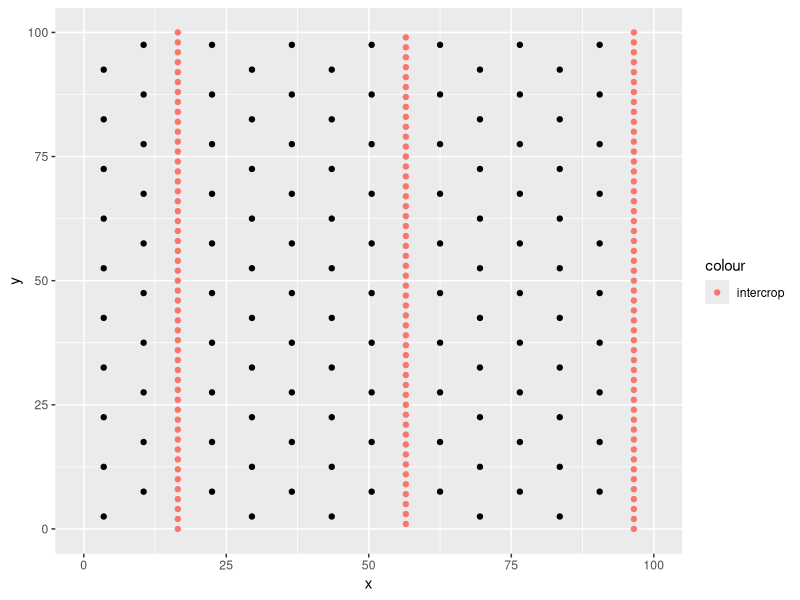

Here is the R script that generated this plot:
# Load packages -----------------------------------------------------------
packs <- c("lubridate", "stringr", 'tidyverse','viridis','data.table','yaml','png','cowplot','magick')
InstIfNec<-function (pack) {
  if (!do.call(require,as.list(pack))) {
    do.call(install.packages,as.list(pack))  }
  do.call(require,as.list(pack)) }
lapply(packs, InstIfNec)

# inputs ------------------------------------------------------------------


myTheme=theme_minimal() %+replace% 
  theme( 
    panel.background = element_rect(fill = "white", 
                                    colour = NA), panel.border = element_rect(fill = NA, 
                                                                              colour = "grey20"),
    text = element_text( face = "plain",  size = 14,
                         angle = 0, lineheight = 0.9),
    plot.title = element_text(size = rel(1.2)),
    axis.text = element_text(face = "plain", size = 10)
  )

# function ----------------------------------------------------------------

# nbRow=10
# nbCol=10

#' Function to generate OPS  and visualization of the designs
#'
#' @param dist_intra distance within row of palm trees (m)
#' @param dist_inter distance between rows of palm trees (m)
#' @param dist_intercrop distance between multiple rows of palm trees (m), for intercropping 
#' @param designType type of design (square,square2,quincunx,quincunx2,quincunx3,quincunx4,quincunx5)
#' @param orientation orientation of the scene ('NS': North-South or 'EW': East-West)
#' @param pointSize size of point in the plot
#' @param lim limit of the area for plotting map (m)
#' @param twist twist/rotation of the palm stem in the ops file (in degree)
#' 
#' @return
#' @export
#'
#' @examples
plot_design=function(dist_intra=NULL,dist_inter=NULL,dist_intercrop=NULL,designType=NULL,orientation=orientation,twist=twist,pointSize=5,lim=50){
  
  # l=9.21
  # h=sqrt(3*l**2/4)
  # dist_intra=l
  # dist_intercrop=2*h
  # dist_inter=h
  # designType='square'
  # pointSize=3
  
  if(dist_intra<0){
    print('Intra row distance must be > 0')
    return(NULL)
  }
  if(dist_inter<0){
    print('Inter row distance must be > 0')
    return(NULL)
  }
  if(dist_intercrop<0){
    print('Intercropping distance must be >= 0')
    return(NULL)
  }
  
  
  if (!designType %in% c('square','square2','quincunx','quincunx2','quincunx3','quincunx4','quincunx5')){
    print('please select a designType among square quincunx quincunx3 quincunx4 quincunx5')
    return(NULL)
  }
  # Voronoi of the design:
  
  if (designType=='square'){
    if(dist_intercrop>0){
      print('Intercropping distance must be 0 m for square design')
      return(NULL)
    }
    x1=dist_inter/2
    y1=dist_intra/2
    xmax=x1+dist_inter/2
    ymax=y1+dist_intra/2
    
    
    voronoi_plot=data.frame(x= x1,
                            y= y1,
                            xmin= 0,xmax=xmax,
                            ymin= 0, ymax= ymax)
    
  }
  
  
  if (designType=='quincunx'){
    if(dist_intercrop>0){
      print('Intercropping distance must be 0m for quincunx design')
      return(NULL)
    }
    x1=dist_inter/2
    y1=dist_intra/4
    x2=dist_inter/2+dist_inter
    y2=dist_intra/4+dist_intra/2
    xmax=x2+dist_inter/2
    ymax=y2+dist_intra/4
    
    voronoi_plot=data.frame(x= c(x1,x2),
                            y= c(y1,y2),
                            xmin= 0,xmax=xmax,
                            ymin= 0, ymax= ymax)
  }
  
  
  if (designType=='quincunx2'){
    
    if(dist_intercrop==0){
      print('Intercropping distance must > 0 m for quincunx2 design')
      return(NULL)
    }
    
    x1=dist_inter/2
    y1=dist_intra/4
    x2=dist_inter/2+dist_intercrop
    y2=dist_intra/4+dist_intra/2
    xmax=dist_inter+dist_intercrop
    ymax=dist_intra
    
    voronoi_plot= data.frame(x= c(x1,x2),
                             y= c(y1,y2),
                             xmin= 0,xmax=xmax,
                             ymin= 0, ymax= ymax)
    
  }
  
  if (designType=='square2'){
    
    if(dist_intercrop==0){
      print('Intercropping distance must > 0 m for square2 design')
      return(NULL)
    }
    x1=dist_inter/2
    y1=dist_intra/2
    
    x2=x1+dist_intercrop
    y2=y1
    
    xmax=x2+dist_inter/2
    ymax=y2+dist_intra/2
    
    voronoi_plot= data.frame(x= c(x1,x2),
                             y= c(y1,y2),
                             xmin= 0,xmax=xmax,
                             ymin= 0, ymax= ymax)
    
  }
  
  
  if (designType=='quincunx3'){
    if(dist_intercrop==0){
      print('please provide dist_intercrop in quincunx3 design')
      return(NULL)}
    
    x1=dist_inter/2
    y1=dist_intra/4
    x2=x1+dist_inter
    y2=y1+dist_intra/2
    x3=x2+dist_intercrop
    y3=y2
    xmax=x3+dist_inter/2
    ymax=y3+dist_intra/4
    
    voronoi_plot= data.frame(x= c(x1,x2,x3),
                             y= c(y1,y2,y3),
                             xmin= 0, xmax= xmax,
                             ymin= 0, ymax= ymax)
    
  }
  
  
  if (designType=='quincunx4'){
    if(dist_intercrop==0){
      print('please provide dist_intercrop in quincunx4 design')
      return(NULL)}
    
    x1=dist_inter/2
    y1=dist_intra/4
    x2=x1+dist_inter
    y2=y1+dist_intra/2
    x3=x2+dist_intercrop
    y3=y1
    x4=x3+dist_inter
    y4=y2
    xmax=x4+dist_inter/2
    ymax=y4+dist_intra/4
    
    voronoi_plot= data.frame(x= c(x1,x2,x3,x4),
                             y= c(y1,y2,y3,y4),
                             xmin= 0, xmax= xmax,
                             ymin= 0, ymax= ymax)
    
  }
  
  if (designType=='quincunx5'){
    if(dist_intercrop==0){
      print('please provide dist_intercrop in quincunx5 design')
      return(NULL)}
    
    
    x1=dist_inter/2
    y1=dist_intra/4
    x2=x1+dist_inter
    y2=y1+dist_intra/2
    x3=x2+dist_intercrop
    y3=y2
    x4=x3+dist_inter
    y4=y1
    x5=x4+dist_inter
    y5=y3
    xmax=x5+dist_inter/2
    ymax=y5+dist_intra/4
    
    voronoi_plot= data.frame(x= c(x1,x2,x3,x4,x5),
                             y= c(y1,y2,y3,y4,y5),
                             xmin= 0, xmax= xmax,
                             ymin= 0, ymax= ymax)
    
  }
  
  # number of raow and columns in 1 ha
  repRows=ceiling(lim/(dist_inter+dist_intercrop))
  repCol=ceiling(lim/dist_intra)
  
  # number of raow and columns in 1 ha
  
  
  # Matrix of the design (each cell is a Voronoi):
  mat_plot= expand.grid(repRows= 1:repRows, repCol= 1:repCol)
  
  # density
  density=floor(nrow(voronoi_plot)/(unique(voronoi_plot$xmax)*unique(voronoi_plot$ymax))*10000)
  
  
  # Full design:
  design=
    mapply(function(repRows,repCol){
      voronoi_plot%>%
        dplyr::select(x,y,xmax,ymax,xmin,ymin)%>%
        dplyr::mutate(xmin= xmax*(repRows-1), ymin= ymax*(repCol-1),
                      x= x+xmin, y= y+ymin,
                      xmax= xmax*repCol, ymax= ymax*repRows,
                      repCol= repCol, repRows= repRows)
    }, repRows= mat_plot$repRows, repCol= mat_plot$repCol)%>%t()%>%
    dplyr::as_tibble()%>%
    tidyr::unnest(cols = c(x, y, xmax, ymax, xmin, ymin, repCol, repRows))%>%
    dplyr::mutate(xmax= max(xmax), ymax= max(ymax),
                  xmin= min(xmin), ymin= min(ymin))
  
  # plot:
  
  
  if(orientation=='NS'){
    plot_bounds=
      design%>%
      ggplot2::ggplot(ggplot2::aes(x= x, y= y))+
      ggplot2::geom_point(shape=8,col='forestgreen',size=pointSize)+
      ylab('Intra row distance (m)')+
      xlab('Inter row distance (m)')+
      xlim(c(0,lim))+
      ylim(c(0,lim))+
      ggtitle(paste(density,' plants.ha-1'))+
      coord_equal()+
      myTheme
  }
  if(orientation=='EW'){
    plot_bounds=design%>%
      ggplot2::ggplot(ggplot2::aes(x= y, y= x))+
      ggplot2::geom_point(shape=8,col='forestgreen',size=pointSize)+
      xlab('Intra row distance (m)')+
      ylab('Inter row distance (m)')+
      xlim(c(0,lim))+
      ylim(c(0,lim))+
      ggtitle(paste(density,' plants.ha-1'))+
      coord_equal()+
      myTheme
    
    
  }
  
  
  # 
  # im=readPNG("north.png")
  
  visu=plot_bounds
  
  # # result to export scene pattern
  # if (orientation=='NS'){
  #   result=
  #     voronoi_plot%>%
  #     dplyr::mutate(z= 0.0, scale= 1.0,
  #                   inclinationAzimut= 0.0, inclinationAngle= 0.0,
  #                   stemTwist= twist)
  # }
  # 
  # if (orientation=='EW'){
  #   result=
  #     voronoi_plot%>%
  #     dplyr::mutate(z= 0.0, scale= 1.0,
  #                   inclinationAzimut= 0.0, inclinationAngle= 0.0,
  #                   stemTwist= twist)
  # }
  
  list(design=design, voronoi_plot=voronoi_plot,plot= visu,density=density)
  
}



# add intercrop design ----------------------------------------------------

#' Title
#'
#' @param dist_intra distance within row of palm trees (m)
#' @param dist_inter distance between rows of palm trees (m)
#' @param dist_intercrop distance between multiple rows of palm trees (m), for intercropping 
#' @param designType type of design for oil palm (square,square2,quincunx,quincunx2,quincunx3,quincunx4,quincunx5)
#' @param orientation orientation of the scene ('NS': North-South or 'EW': East-West)
#' @param pointSize size of point in the plot
#' @param lim limit of the area for plotting map (m)
#' @param twist twist/rotation of the palm stem in the ops file (in degree)
#' @param I_dist_intra distance within row of intercrop (m)
#' @param I_dist_inter distance between rows of intercrop (m)
#' @param I_designType type of design for intercrop (square,square2,quincunx,quincunx2,quincunx3,quincunx4,quincunx5)
#'
#' @return
#' @export
#'
#' @examples
plot_intercrop=function(dist_intra=NULL,dist_inter=NULL,dist_intercrop=NULL,designType=NULL,orientation=orientation,twist=twist,pointSize=5,lim=50,I_dist_intra=NULL,I_dist_inter=NULL,I_designType=NULL){
  
  # I_dist_intra=2
  # I_dist_inter=3
  # I_designType='quincunx3'
  
  # d_intercrop=12
  # d_intra=10
  # lim=100
  # d_inter=7
  # designType='quincunx5'
  
  if(designType %in% c('square','quincunx')){
    dist_intercrop=0}
  
  a=plot_design(dist_intra=dist_intra,dist_inter=dist_inter,dist_intercrop=dist_intercrop,designType=designType,orientation=orientation,twist=twist,pointSize=pointSize,lim=lim)
  
  # print(nrow(a$voronoi_plot))
  
  ### get the middle and distance between intercrop area
  
  if(designType %in% c('square','quincunx')){
    middle=min(a$voronoi_plot$x)+dist_inter/2
    D_intercrop=dist_inter
  }
  
  
  if(designType %in% c('square2','quincunx2')){
    middle=min(a$voronoi_plot$x)+dist_intercrop/2
    D_intercrop=dist_intercrop+(nrow(a$voronoi_plot)-1)*dist_inter
  }
  
  if(designType %in% c('quincunx3','quincunx4','quincunx5')){
    middle=min(a$voronoi_plot$x)+dist_inter+dist_intercrop/2
    D_intercrop=dist_intercrop+(nrow(a$voronoi_plot)-1)*dist_inter
  }
  
  
  
  if(I_designType %in% c('square','quincunx')){
    dist_intercrop2=D_intercrop
    b=plot_design(dist_intra=I_dist_intra,dist_inter=dist_intercrop2,dist_intercrop=0,designType=I_designType,orientation=orientation,twist=twist,pointSize=pointSize,lim=2*lim)
    interCrop=b$design %>% 
      mutate(x=x-min(x)+middle,y=y-min(y))
  }
  
  if(I_designType %in% c('square2','quincunx2','quincunx3','quincunx4','quincunx5')){
    dist_intercrop2=D_intercrop-(nrow(a$voronoi_plot)-1)*I_dist_inter
    b=plot_design(dist_intra=I_dist_intra,dist_inter=I_dist_inter,dist_intercrop=dist_intercrop2,designType=I_designType,orientation=orientation,twist=twist,pointSize=pointSize,lim=2*lim) 
  
    interCrop=b$design %>% 
      filter(x>b$design$x[nrow(b$voronoi_plot)-1]) %>% 
      mutate(x=x-min(x)+middle-(nrow(b$voronoi_plot)-1)*I_dist_inter/2,y=y-min(y))
  }
  
  
  
  visu=a$design %>% 
    ggplot(aes(x=x,y=y))+
    geom_point()+
    geom_point(data=interCrop,aes(x=x,y=y,col='intercrop'))+
    xlim(c(0,lim))+
    ylim(c(0,lim))
  
  return(visu)
  
}


# test --------------------------------------------------------------------



dist_intercrop=12
dist_intra=10
dist_inter=7
designType='quincunx5'
I_dist_intra=2
I_dist_inter=3
I_designType='quincunx'
lim=100
orientation='NS'
twist=0
pointSize=3

plot_intercrop(dist_intra =dist_intra,dist_inter =dist_inter,designType =designType,dist_intercrop =dist_intercrop,orientation = orientation,twist = twist,pointSize =pointSize,lim = lim, I_dist_intra = I_dist_intra,I_dist_inter =I_dist_inter,I_designType = I_designType)

